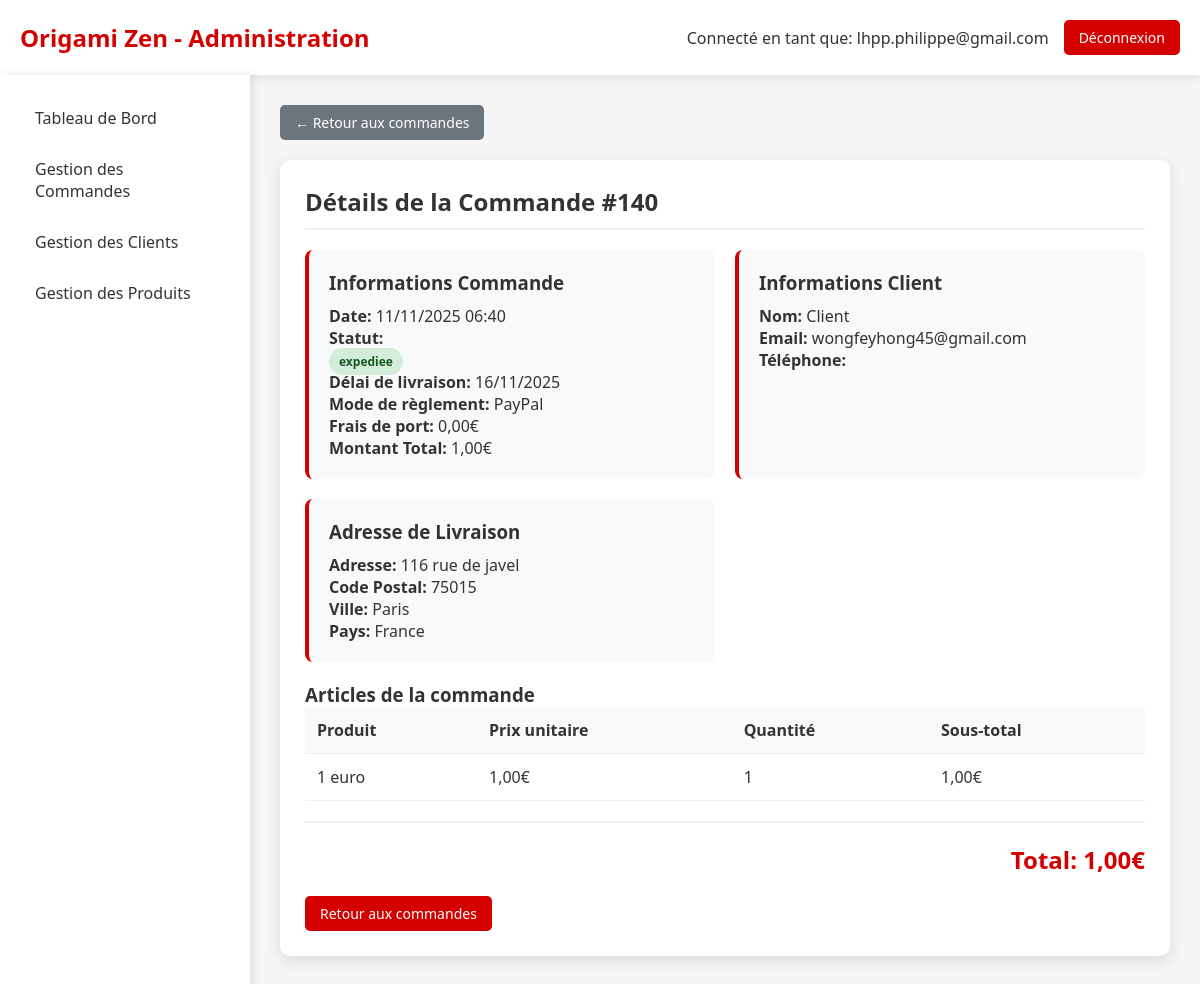
The page /admin_commande_detail.php?id=140 (signed in) on the database as committed earlier.
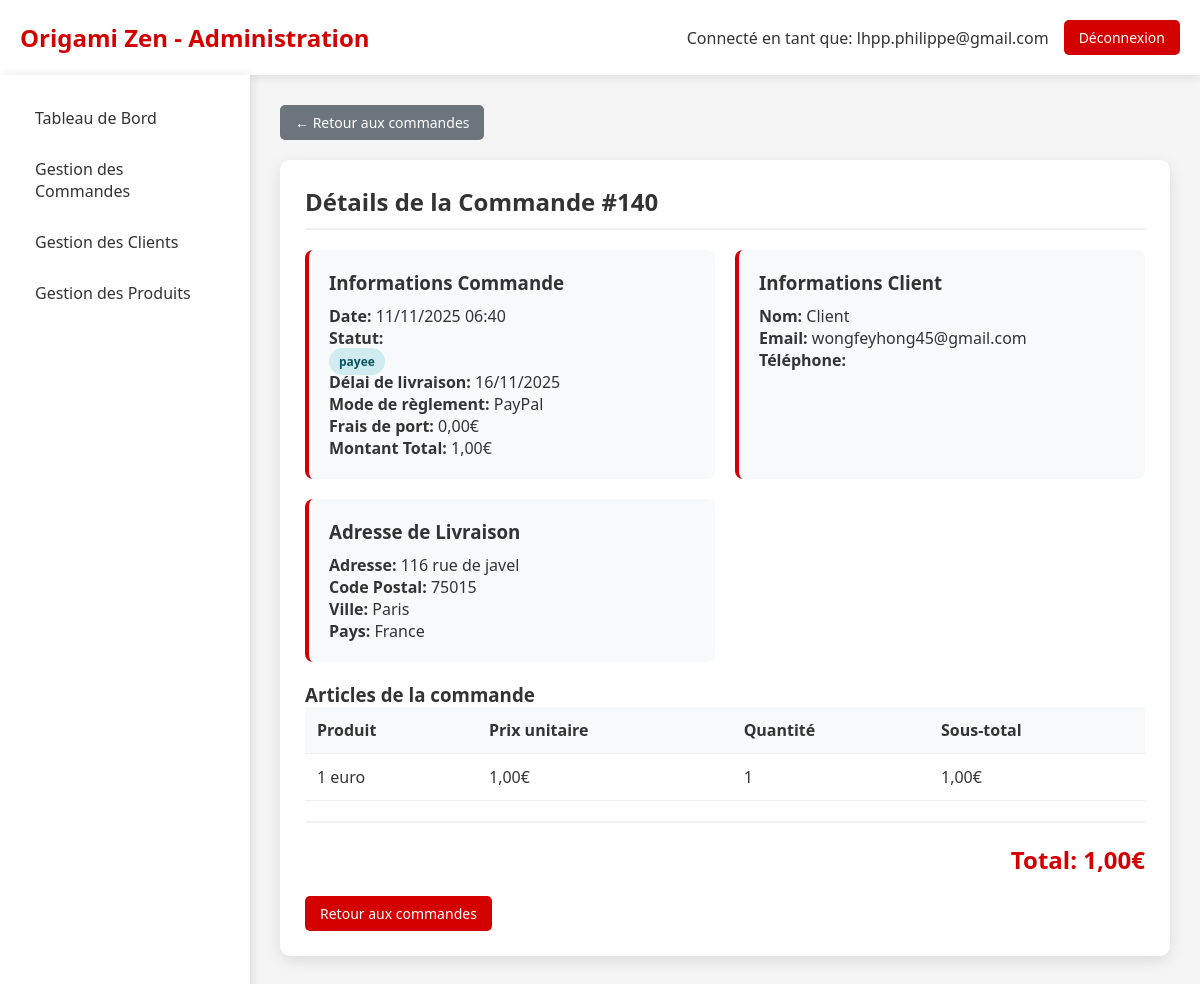
The same page on the database as committed later.
### tables this page shows
CREATE TABLE IF NOT EXISTS `commande` (
  `idCommande` bigint NOT NULL AUTO_INCREMENT,
  `idClient` bigint NOT NULL,
  `idAdresseLivraison` bigint NOT NULL,
  `idAdresseFacturation` bigint DEFAULT NULL,
  `dateCommande` datetime NOT NULL,
  `modeReglement` varchar(20) NOT NULL DEFAULT 'CB',
  `delaiLivraison` date NOT NULL,
  `fraisDePort` double NOT NULL,
  `montantTotal` double NOT NULL,
  `statut` enum('en_attente','en_attente_paiement','payee','confirmee','expediee','livree','annulee') NOT NULL DEFAULT 'en_attente',
  `statut_paiement` enum('en_attente','payee','echec','annulee','rembourse') DEFAULT 'en_attente',
  `idPaiement` int DEFAULT NULL,
  PRIMARY KEY (`idCommande`),
  KEY `Commande_idClient_FK` (`idClient`),
  KEY `Commande_idAdresseLivraison_FK` (`idAdresseLivraison`),
  KEY `idAdresseFacturation` (`idAdresseFacturation`)
);

CREATE TABLE IF NOT EXISTS `client` (
  `idClient` bigint NOT NULL AUTO_INCREMENT,
  `email` varchar(50) NOT NULL,
  `motDePasse` varchar(255) NOT NULL,
  `nom` varchar(50) DEFAULT NULL,
  `prenom` varchar(50) DEFAULT NULL,
  `telephone` varchar(20) DEFAULT NULL,
  `email_confirme` tinyint(1) DEFAULT '0',
  `token_confirmation` varchar(64) DEFAULT NULL,
  `token_expires` datetime DEFAULT NULL,
  `type` enum('temporaire','permanent') DEFAULT 'temporaire',
  `date_creation` datetime DEFAULT CURRENT_TIMESTAMP,
  `session_id` varchar(128) DEFAULT NULL,
  PRIMARY KEY (`idClient`),
  KEY `idx_client_type` (`type`),
  KEY `idx_client_session` (`session_id`),
  KEY `idx_client_date` (`date_creation`)
);

CREATE TABLE IF NOT EXISTS `adresse` (
  `idAdresse` bigint NOT NULL AUTO_INCREMENT,
  `idClient` bigint NOT NULL,
  `nom` varchar(50) NOT NULL,
  `prenom` varchar(50) NOT NULL,
  `adresse` varchar(50) NOT NULL,
  `codePostal` varchar(50) NOT NULL,
  `ville` varchar(50) NOT NULL,
  `pays` varchar(50) NOT NULL,
  `telephone` varchar(50) NOT NULL,
  `instructions` varchar(255) DEFAULT NULL,
  `societe` varchar(50) DEFAULT NULL,
  `type` varchar(20) DEFAULT 'livraison',
  `dateCreation` datetime DEFAULT CURRENT_TIMESTAMP,
  PRIMARY KEY (`idAdresse`),
  KEY `Adresse_idClient_FK` (`idClient`)
);

### admin_commande_detail.php (the view, shortened to what the changed rows need)
<?php
$host = 'localhost';
$dbname = 'origami';
$username = 'root';
$password = '';
$idCommande = $_GET['id'];
try {
    $pdo = new PDO("mysql:host=$host;dbname=$dbname;charset=utf8", $username, $password);
    $pdo->setAttribute(PDO::ATTR_ERRMODE, PDO::ERRMODE_EXCEPTION);
    $stmt = $pdo->prepare("
        SELECT
            c.*,
            cl.nom,
            cl.prenom,
            cl.email,
            a.adresse,
            a.codePostal,
            a.ville,
            a.pays,
            a.telephone
        FROM Commande c
        JOIN Client cl ON c.idClient = cl.idClient
        JOIN Adresse a ON c.idAdresseLivraison = a.idAdresse
        WHERE c.idCommande = ?
    ");
    $stmt->execute([$idCommande]);
    $commande = $stmt->fetch(PDO::FETCH_ASSOC);
} catch (PDOException $e) {
    die("Erreur de connexion à la base de données: " . $e->getMessage());
}
?>
<!DOCTYPE html>
<html lang="fr">
<head>
</head>
<body>
    <div class="header">
        <div class="logo">
            <h1>Origami Zen - Administration</h1>
        </div>
    </div>
    <div class="container">
        <div class="main-content">
            <div class="section">
                <h2>Détails de la Commande #<?= $commande['idCommande'] ?></h2>
                <div class="info-grid">
                    <div class="info-card">
                        <h3>Informations Commande</h3>
                        <p><strong>Date:</strong> <?= date('d/m/Y H:i', strtotime($commande['dateCommande'])) ?></p>
                        <p><strong>Statut:</strong>
                            <span class="status-badge status-<?= $commande['statut'] ?>"
                                  onclick="changerStatut('<?= $commande['statut'] ?>')"
                                  title="Cliquez pour changer le statut">
                                <?= $commande['statut'] ?>
                            </span>
                        </p>
                        <p><strong>Délai de livraison:</strong> <?= date('d/m/Y', strtotime($commande['delaiLivraison'])) ?></p>
                        <p><strong>Mode de règlement:</strong> <?= htmlspecialchars($commande['modeReglement']) ?></p>
                        <p><strong>Frais de port:</strong> <?= number_format($commande['fraisDePort'], 2, ',', ' ') ?>€</p>
                        <p><strong>Montant Total:</strong> <?= number_format($commande['montantTotal'], 2, ',', ' ') ?>€</p>
                    </div>
                    <div class="info-card">
                        <h3>Informations Client</h3>
                        <p><strong>Nom:</strong> <?= htmlspecialchars($commande['prenom'] . ' ' . $commande['nom']) ?></p>
                        <p><strong>Email:</strong> <?= htmlspecialchars($commande['email']) ?></p>
                        <p><strong>Téléphone:</strong> <?= htmlspecialchars($commande['telephone']) ?></p>
                    </div>
                    <div class="info-card">
                        <h3>Adresse de Livraison</h3>
                        <p><strong>Adresse:</strong> <?= htmlspecialchars($commande['adresse']) ?></p>
                        <p><strong>Code Postal:</strong> <?= htmlspecialchars($commande['codePostal']) ?></p>
                        <p><strong>Ville:</strong> <?= htmlspecialchars($commande['ville']) ?></p>
                        <p><strong>Pays:</strong> <?= htmlspecialchars($commande['pays']) ?></p>
                    </div>
                </div>
                <h3>Articles de la commande</h3>
                <table>
                    <thead>
                        <tr>
                            <th>Produit</th>
                            <th>Prix unitaire</th>
                            <th>Quantité</th>
                            <th>Sous-total</th>
                        </tr>
                    </thead>
                    <tbody>
                    </tbody>
                </table>
                <div class="montant-total">
                    Total: <?= number_format($commande['montantTotal'], 2, ',', ' ') ?>€
                </div>
                <div style="margin-top: 20px;">
                    <a href="admin_commandes.php" class="btn-action">Retour aux commandes</a>
                </div>
            </div>
        </div>
    </div>
</body>
</html>

Rows that differ between the two databases and show on the page:
changed commande "PayPal": statut "expediee" → "payee"
